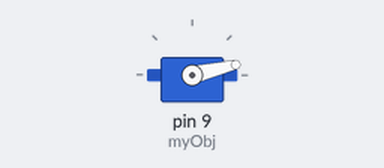
Recording of a sketch running on a simulated Arduino Uno, built with avr-gcc and run on an emulated ATmega328P. Shown: servo.

Above: at 0.15 s.
At 9.83 s:
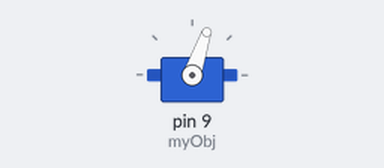
At 19.81 s:
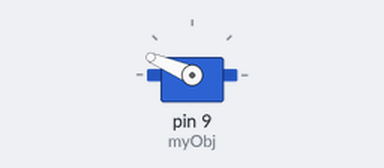
At 39.78 s:
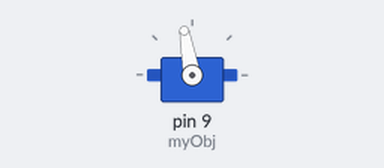
Timing chart, 0 to 40.0 s (numbered marks = the images above):
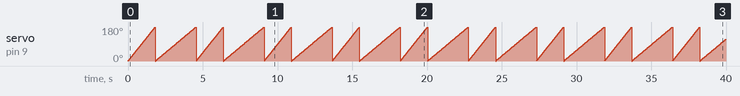

The sketch:

Servo.c.ino
```cpp
#include <Servo.h>

int pos = 0;
 Servo myObj;

void setup() {
  // put your setup code here, to run once:
  myObj.attach(9);
}

void loop() {
  // put your main code here, to run repeatedly:
  for(pos =0; pos <= 180; pos += 1)
  {
    myObj.write(pos);
    delay(10);
  }
  for(pos =0; pos <= 180; pos++)
  {
    myObj.write(pos);
    delay(15);
  }
}
```
